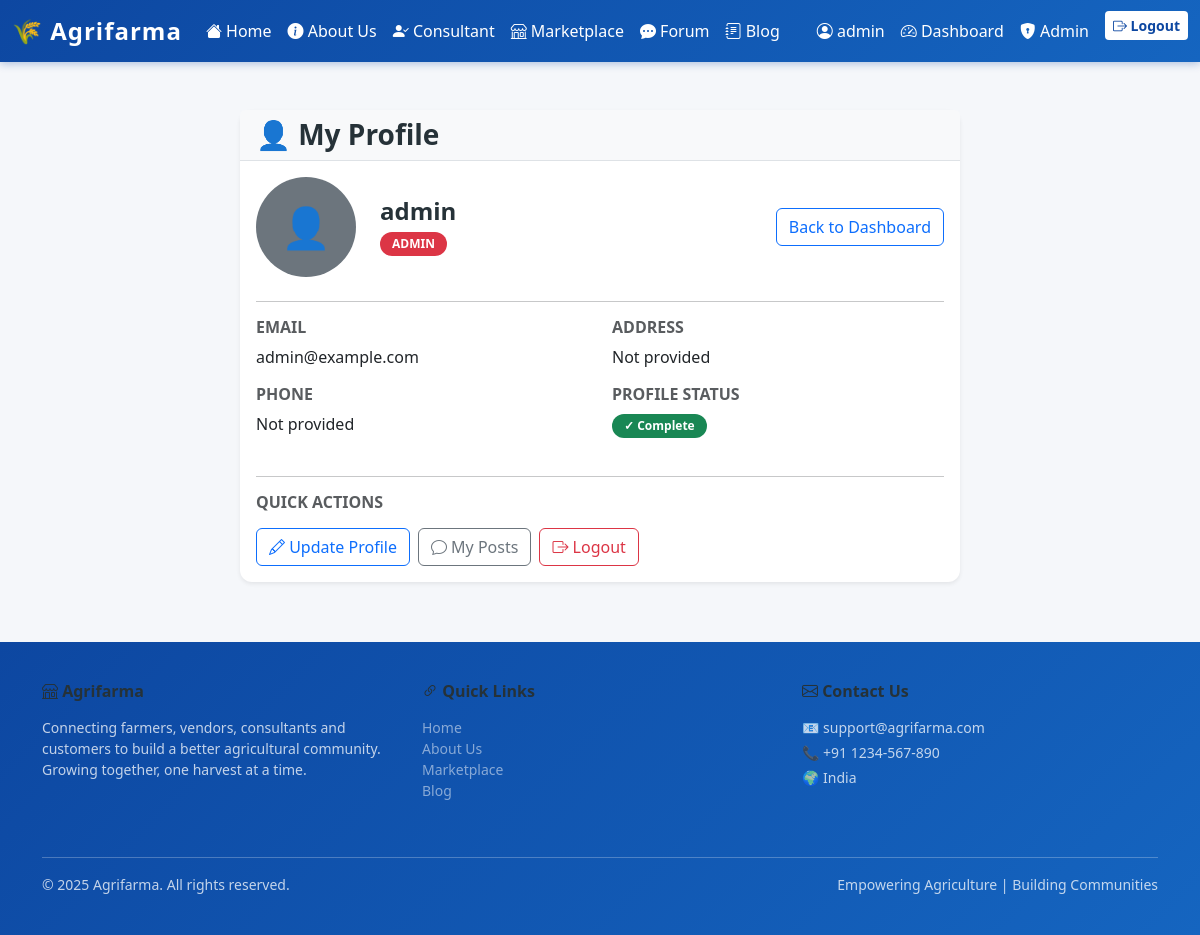
Screenshot of /profile (signed in) with the database file from the repository.
### models/user.py (models this page shows, shortened)
class User(UserMixin, db.Model):
    __tablename__ = 'users'
    id = db.Column(db.Integer, primary_key=True)
    username = db.Column(db.String(64), unique=True, nullable=False)
    email = db.Column(db.String(120), unique=True, nullable=False)
    password_hash = db.Column(db.String(128), nullable=False)
    role = db.Column(db.String(20), nullable=False)
    profile_complete = db.Column(db.Boolean, default=False)
    phone = db.Column(db.String(20))
    address = db.Column(db.String(255))
    bio = db.Column(db.Text)
    profile_image = db.Column(db.String(255))  # stores filename

### routes/auth.py (the view)
@auth_bp.route('/profile')
@login_required
def profile():
    return render_template('profile.html')

### models/user.py (called while the page is built)
@login_manager.user_loader
def load_user(user_id):
    return User.query.get(int(user_id))

### templates/profile.html (shortened to what this page needs)
{% extends 'base.html' %}
{% block content %}
<div class="container mt-5">
    <div class="row">
        <div class="col-md-8 offset-md-2">
            <div class="card shadow-sm border-0">
                <div class="card-header bg-light border-bottom">
                    <h3 class="mb-0">👤 My Profile</h3>
                </div>
                <div class="card-body">
                    <div class="row mb-4">
                        <div class="col-md-12">
                            <div class="d-flex justify-content-between align-items-center">
                                <div class="d-flex align-items-center gap-4">
                                    {% if current_user.profile_image %}
                                        <img src="{{ url_for('static', filename='uploads/' + current_user.profile_image) }}" alt="Profile" class="rounded-circle" style="width: 100px; height: 100px; object-fit: cover; border: 3px solid #007bff;">
                                    {% else %}
                                        <div class="rounded-circle bg-secondary text-white d-flex align-items-center justify-content-center" style="width: 100px; height: 100px; font-size: 40px;">
                                        </div>
                                    {% endif %}
                                    <div>
                                        <h4 class="mb-1">{{ current_user.username }}</h4>
                                        <p class="text-muted mb-0">
                                            <span class="badge
                                                {% if current_user.role == 'admin' %}bg-danger
                                                {% elif current_user.role == 'farmer' %}bg-success
                                                {% elif current_user.role == 'vendor' %}bg-warning
                                                {% elif current_user.role == 'consultant' %}bg-info
                                                {% else %}bg-secondary{% endif %}">
                                                {{ current_user.role | upper }}
                                            </span>
                                        </p>
                                    </div>
                                </div>
                                <a href="{{ url_for('auth.dashboard') }}" class="btn btn-outline-primary">Back to Dashboard</a>
                            </div>
                        </div>
                    </div>
                    <hr>
                    <div class="row mb-4">
                        <div class="col-md-6">
                            <h6 class="text-muted text-uppercase mb-2">Email</h6>
                            <p class="mb-3">{{ current_user.email }}</p>
                            <h6 class="text-muted text-uppercase mb-2">Phone</h6>
                            <p class="mb-3">{{ current_user.phone or 'Not provided' }}</p>
                        </div>
                        <div class="col-md-6">
                            <h6 class="text-muted text-uppercase mb-2">Address</h6>
                            <p class="mb-3">{{ current_user.address or 'Not provided' }}</p>
                            <h6 class="text-muted text-uppercase mb-2">Profile Status</h6>
                            <p class="mb-0">
                                {% if current_user.profile_complete %}
                                    <span class="badge bg-success">✓ Complete</span>
                                {% else %}
                                    <span class="badge bg-warning">⚠ Incomplete</span>
                                    <a href="{{ url_for('auth.complete_profile') }}" class="ms-2">Complete Profile</a>
                                {% endif %}
                            </p>
                        </div>
                    </div>
                    <hr>
                    <div class="row">
                        <div class="col-md-12">
                            <h6 class="text-muted text-uppercase mb-3">Quick Actions</h6>
                            <div class="d-flex gap-2 flex-wrap">
                                {% if current_user.profile_complete %}
                                    <a href="{{ url_for('auth.complete_profile') }}" class="btn btn-outline-primary">
                                        <i class="bi bi-pencil"></i> Update Profile
                                    </a>
                                {% else %}
                                    <a href="{{ url_for('auth.complete_profile') }}" class="btn btn-primary">
                                        <i class="bi bi-plus-circle"></i> Complete Profile
                                    </a>
                                {% endif %}
                                <a href="{{ url_for('blog.list_posts') }}" class="btn btn-outline-secondary">
                                    <i class="bi bi-chat"></i> My Posts
                                </a>
                                <a href="{{ url_for('auth.logout') }}" class="btn btn-outline-danger">
                                    <i class="bi bi-box-arrow-right"></i> Logout
                                </a>
                            </div>
                        </div>
                    </div>
                </div>
            </div>
        </div>
    </div>
</div>
{% endblock %}

### templates/navbar.html (shortened to what this page needs)
<nav class="navbar navbar-expand-lg navbar-dark" style="background: linear-gradient(135deg, #0d47a1 0%, #1565c0 100%); box-shadow: 0 2px 8px rgba(13, 71, 161, 0.3);">
	<div class="container-fluid">
		<a class="navbar-brand fw-bold fs-4" href="{{ url_for('auth.index') }}" style="letter-spacing: 1px;">
			🌾 Agrifarma
		</a>
		<div class="collapse navbar-collapse" id="navbarNav">
			<ul class="navbar-nav me-auto mb-2 mb-lg-0">
				<li class="nav-item">
					<a class="nav-link text-white hover-link" href="{{ url_for('auth.index') }}">
						<i class="bi bi-house-fill"></i> Home
					</a>
				</li>
				<li class="nav-item">
					<a class="nav-link text-white hover-link" href="{{ url_for('auth.about') }}">
						<i class="bi bi-info-circle-fill"></i> About Us
					</a>
				</li>
				<li class="nav-item">
					<a class="nav-link text-white hover-link" href="{{ url_for('auth.consultant') }}">
						<i class="bi bi-person-check-fill"></i> Consultant
					</a>
				</li>
				<li class="nav-item">
					<a class="nav-link text-white hover-link" href="{{ url_for('auth.marketplace') }}">
						<i class="bi bi-shop"></i> Marketplace
					</a>
				</li>
				<li class="nav-item">
					<a class="nav-link text-white hover-link" href="{{ url_for('auth.forum') }}">
						<i class="bi bi-chat-dots-fill"></i> Forum
					</a>
				</li>
				<li class="nav-item">
					<a class="nav-link text-white hover-link" href="{{ url_for('blog.list_posts') }}">
						<i class="bi bi-journal-text"></i> Blog
					</a>
				</li>
			</ul>
			<ul class="navbar-nav">
				{% if current_user.is_authenticated %}
					<li class="nav-item">
						<a class="nav-link text-white hover-link" href="{{ url_for('auth.profile') }}">
							<i class="bi bi-person-circle"></i> {{ current_user.username }}
						</a>
					</li>
					<li class="nav-item">
						<a class="nav-link text-white hover-link" href="{{ url_for('auth.dashboard') }}">
							<i class="bi bi-speedometer2"></i> Dashboard
						</a>
					</li>
					{% if current_user.role == 'admin' %}
						<li class="nav-item">
							<a class="nav-link text-white hover-link" href="{{ url_for('admin.index') }}">
								<i class="bi bi-shield-lock-fill"></i> Admin
							</a>
						</li>
					{% endif %}
					<li class="nav-item">
						<a class="btn btn-sm ms-2" style="background-color: #fff; color: #0d47a1; border: none; font-weight: 600; transition: all 0.3s;" href="{{ url_for('auth.logout') }}" onmouseover="this.style.backgroundColor='#e3f2fd'; this.style.transform='scale(1.05)'" onmouseout="this.style.backgroundColor='#fff'; this.style.transform='scale(1)'">
							<i class="bi bi-box-arrow-right"></i> Logout
						</a>
					</li>
				{% endif %}
			</ul>
		</div>
	</div>
</nav>

### templates/base.html (style rules this page uses)
:root { --primary-blue: #0d47a1; --secondary-blue: #1565c0; --light-blue: #4fc3f7; --dark-gray: #263238; --light-gray: #eceff1; }
body { font-family: 'Segoe UI', Tahoma, Geneva, Verdana, sans-serif; background-color: #f5f7fa; color: var(--dark-gray); }
.card { border: none; border-radius: 12px; transition: all 0.3s ease; border-left: 4px solid var(--secondary-blue); }
.badge { padding: 6px 12px; border-radius: 20px; font-weight: 600; }
h1, h2, h3, h4, h5, h6 { color: var(--dark-gray); font-weight: 700; }

### templates/navbar.html (style rules this page uses)
.hover-link { transition: all 0.3s ease; padding-left: 8px; padding-right: 8px; }

### rows the page displays
User: username "admin", role "ADMIN", email "admin@example.com", phone "Not provided", address "Not provided"

### other values shown
{{ current_year if current_year else '2025' }} "2025"
